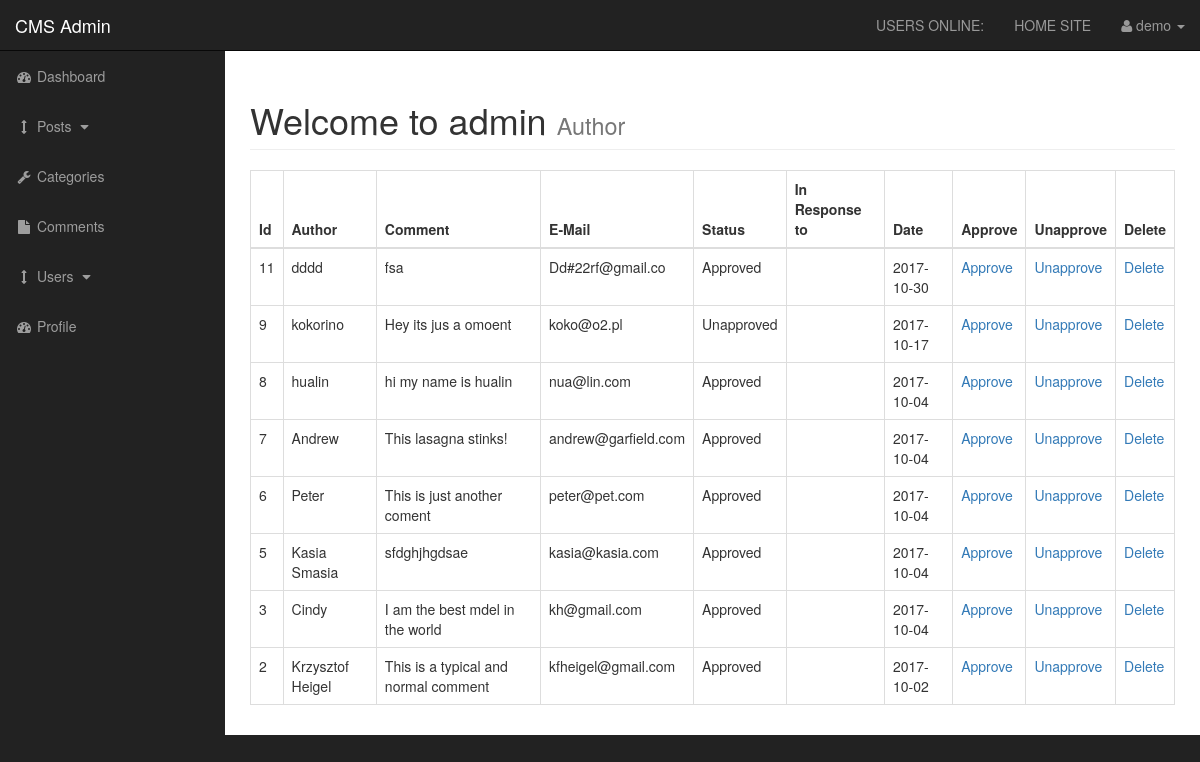
/admin/comments.php (signed in), run on the app's committed database.
### tables this page shows
CREATE TABLE `comments` (
  `comment_id` int(3) NOT NULL,
  `comment_post_id` int(3) NOT NULL,
  `comment_author` varchar(255) NOT NULL,
  `comment_email` varchar(255) NOT NULL,
  `comment_content` text NOT NULL,
  `comment_status` varchar(255) NOT NULL,
  `comment_date` date NOT NULL
);

### admin/includes/view_all_comments.php (the view, shortened to what this page needs)
                        <table class="table table-bordered table-hover">
                            <thead>
                                <tr>
                                    <th>Id</th>
                                    <th>Author</th>
                                    <th>Comment</th>
                                    <th>E-Mail</th>
                                    <th>Status</th>
                                    <th>In Response to</th>
                                    <th>Date</th>
                                    <th>Approve</th>
                                    <th>Unapprove</th>
                                    <th>Delete</th>
                                </tr>
                            </thead>
                            <tbody>
<?php
    $query = "SELECT * FROM comments ORDER BY comment_id DESC ";
    $select_comments = mysqli_query($connection, $query);
    while($row = mysqli_fetch_assoc($select_comments)){
        $comment_id         = $row['comment_id'];
        $comment_author     = $row['comment_author'];
        $comment_content    = $row['comment_content'];
        $comment_email      = $row['comment_email'];
        $comment_status     = $row['comment_status'];
        $comment_date       = $row['comment_date'];
        echo "<tr>";
        echo "<td>{$comment_id}</td>";
        echo "<td>{$comment_author}</td>";
        echo "<td>{$comment_content}</td>";
        echo "<td>{$comment_email}</td>";
        echo "<td>{$comment_status}</td>";
        echo "<td><a href='../post.php?p_id=$post_id'>{$post_title}</a></td>";
        echo "<td>{$comment_date }</td>";
        echo "<td><a href='comments.php?approve={$comment_id}'>Approve<a/></td>";
        echo "<td><a href='comments.php?unapprove={$comment_id}'>Unapprove<a/></td>";
        echo "<td><a href='comments.php?delete={$comment_id}'>Delete<a/></td>";
        echo "</tr>";
    }
?>
                            </tbody>
                        </table>

### data on the page
comments: comment_id "11", comment_author "dddd", comment_content "fsa", comment_email "Dd#22rf@gmail.co", comment_status "Approved", comment_date "2017-10-30"
comments: comment_id "9", comment_author "kokorino", comment_content "Hey its jus a omoent", comment_email "koko@o2.pl", comment_status "Unapproved", comment_date "2017-10-17"
comments: comment_id "8", comment_author "hualin", comment_content "hi my name is hualin", comment_email "nua@lin.com", comment_status "Approved", comment_date "2017-10-04"
comments: comment_id "7", comment_author "Andrew", comment_content "This lasagna stinks!", comment_email "andrew@garfield.com", comment_status "Approved", comment_date "2017-10-04"
comments: comment_id "6", comment_author "Peter", comment_content "This is just another coment", comment_email "peter@pet.com", comment_status "Approved", comment_date "2017-10-04"
comments: comment_id "5", comment_author "Kasia Smasia", comment_content "sfdghjhgdsae", comment_email "kasia@kasia.com", comment_status "Approved", comment_date "2017-10-04"
comments: comment_id "3", comment_author "Cindy", comment_content "I am the best mdel in the world", comment_email "kh@gmail.com", comment_status "Approved", comment_date "2017-10-04"
comments: comment_id "2", comment_author "Krzysztof Heigel", comment_content "This is a typical and normal comment", comment_email "kfheigel@gmail.com", comment_status "Approved", comment_date "2017-10-02"

### other printed values
$_SESSION['username'] "demo"
